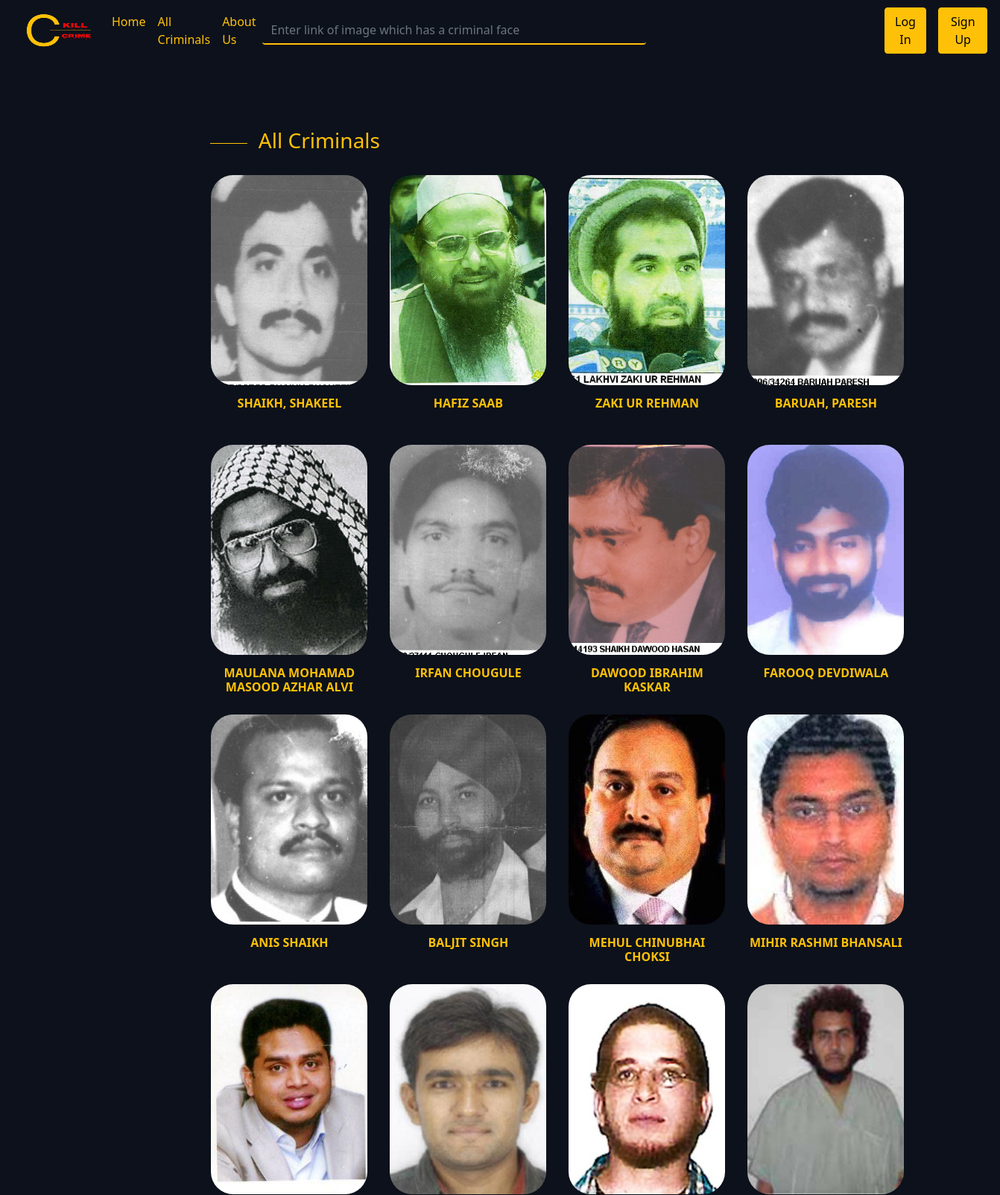
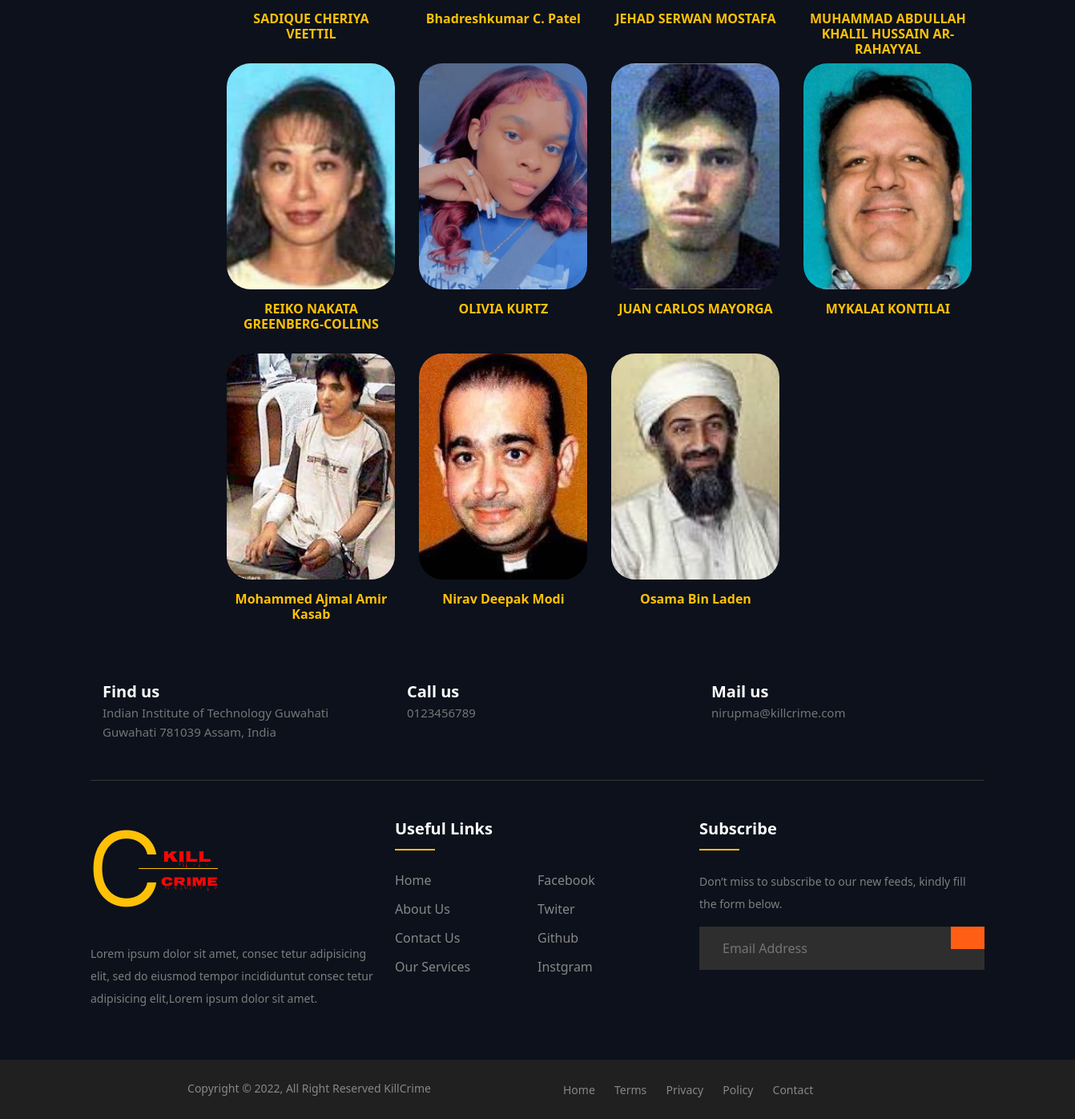
Page /allCriminals/ on the committed database (2 pictures, top to bottom).
### app1/models.py (models this page shows, shortened)
class Criminal(models.Model):
    crim_id = models.AutoField(primary_key=True)
    name = models.CharField(max_length=500)
    image = models.ImageField(upload_to = "app1/images",default="")
    age = models.CharField(max_length=50,default="Not known")
    nationality = models.CharField(max_length=100,default="Not known")
    gender = models.CharField(max_length=20,default="Male")
    weight = models.CharField(max_length=50,default="Not known")
    height = models.CharField(max_length=50,default="Not known")
    isWanted = models.BooleanField(default=False)
    wantedInCountry=models.CharField(max_length=100,default=" ")
    charges = models.CharField(max_length=1000,default="")
    about = models.CharField(max_length=10000,default="")

### app1/views.py (the view)
# urls.py: path('allCriminals/', views.allCriminals, name="allCriminals"),
def allCriminals(request):
    try:
        criminals = Criminal.objects.all()
        return render(request,'allCriminals.html',{'criminals':criminals})
    except:
        return render(request,"error.html")

### app1/templates/allCriminals.html (shortened to what this page needs)
{% extends "base.html" %}
{% block body %}
<div class="wantedBy">
  <span></span>
  <h3>All Criminals</h3>
</div>
<div class="wantedByIndia">
  {% for criminal in criminals %}
  <div class="item text-center">
    <a href="/viewCriminal/{{criminal.crim_id}}">
      <div class="wantedImg">
        <img src="/media/{{criminal.image}}" alt="{{criminal.name}}" class="image-responsive">
      </div>
      <h5>{{criminal.name}}</h5>
    </a>
  </div>
  {% endfor %}
</div>
  {% endblock body %}

### app1/templates/base.html (style rules this page uses)
a { text-decoration:none; }
body { color: #fbfbfb; background-color: #0c111b; }
.nav-link,a { color:#ffc107 }

### app1/templates/allCriminals.html (style rules this page uses)
.wantedBy span { display: inline-block; width: 50px; height: 1px; background-color: #ffc107; margin-right: 15px; }
.wantedBy { display: -webkit-box; display: -ms-flexbox; display: flex; -webkit-box-align: center; -ms-flex-align: center; align-items: center; margin-bottom: 21px; margin-top: 90px; margin-left: 21%; }
.wantedBy h3 { color: #ffc107; font-weight: lighter; }
.item { width: 15rem; padding: 0 15px; margin-bottom: 15px; float: left; }
.wantedImg { overflow: hidden; margin: auto 0; padding: auto 0; }
.item img { height: 282px; width: 100%; -o-object-fit: cover; object-fit: cover; border-radius: 30px; transition: transform 0.3s ease-in; }
.item h5 { font-size: 16px; margin: 15px 0 0px; font-weight: 600; color: #fff; height: 50px; text-transform: capitalize; text-align: center; }
.wantedByIndia { display: grid; grid-template-columns: repeat(4, 1fr); margin-left: 20%; margin-right: 10%; width: 60%; place-items: center; }
.item a h5 { color: #ffc107; text-decoration: none; }

### rows in the picture
Criminal: image (picture), name "SHAIKH, SHAKEEL"
Criminal: image (picture), name "HAFIZ SAAB"
Criminal: image (picture), name "ZAKI UR REHMAN"
Criminal: image (picture), name "BARUAH, PARESH"
Criminal: image (picture), name "MAULANA MOHAMAD MASOOD AZHAR ALVI"
Criminal: image (picture), name "IRFAN CHOUGULE"
Criminal: image (picture), name "DAWOOD IBRAHIM KASKAR"
Criminal: image (picture), name "FAROOQ DEVDIWALA"
Criminal: image (picture), name "ANIS SHAIKH"
Criminal: image (picture), name "BALJIT SINGH"
Criminal: image (picture), name "MEHUL CHINUBHAI CHOKSI"
Criminal: image (picture), name "MIHIR RASHMI BHANSALI"
Criminal: image (picture), name "SADIQUE CHERIYA VEETTIL"
Criminal: image (picture), name "Bhadreshkumar C. Patel"
Criminal: image (picture), name "JEHAD SERWAN MOSTAFA"
Criminal: image (picture), name "MUHAMMAD ABDULLAH KHALIL HUSSAIN AR- RAHAYYAL"
Criminal: image (picture), name "REIKO NAKATA GREENBERG-COLLINS"
Criminal: image (picture), name "OLIVIA KURTZ"
Criminal: image (picture), name "JUAN CARLOS MAYORGA"
Criminal: image (picture), name "MYKALAI KONTILAI"
Criminal: image (picture), name "Mohammed Ajmal Amir Kasab"
Criminal: image (picture), name "Nirav Deepak Modi"
Criminal: image (picture), name "Osama Bin Laden"
